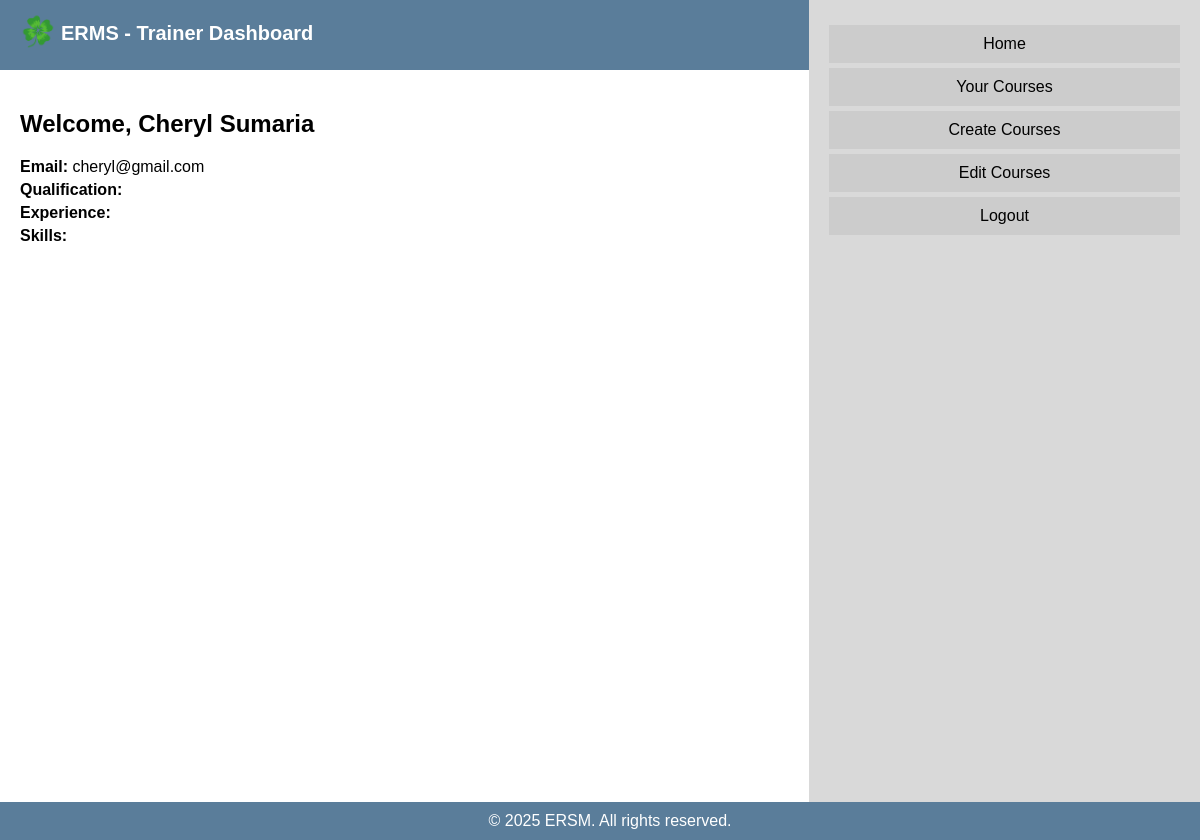
The app's page /create_course (signed in) with its own data.
### lms/models.py (models this page shows, shortened)
class TrainerRegistration(models.Model):
    user = models.OneToOneField(User, on_delete=models.CASCADE)
    status = models.BooleanField(default=True)
    role = models.CharField(default='trainer', max_length=20)

### lms/views.py (the view, shortened to what this page needs)
# urls.py: path('create_course', create_course, name="create_course"),
@login_required
def create_course(request):
    trainer = TrainerRegistration.objects.get(user=request.user)
    courses = Course.objects.filter(trainer=request.user)
    return render(request, 'lms/trainer_dashboard.html', {
        'trainer': trainer,
        'courses': courses
    })

### lms/templates/lms/trainer_dashboard.html (shortened to what this page needs)
{% load static %}
<!DOCTYPE html>
<html lang="en">
<head>
</head>
<body>
    <div class="header">
        <img src="{% static 'images/logo.png' %}" alt="Logo" style="height: 50px; vertical-align: middle;">
        ERMS - Trainer Dashboard
    </div>
    <div class="container">
        <h2>Welcome, {{ trainer.user.first_name }} {{ trainer.user.last_name }}</h2>
        <div class="profile-info">
            <p><strong>Email:</strong> {{ trainer.user.email }}</p>
            <p><strong>Qualification:</strong> {{ trainer.qualification }}</p>
            <p><strong>Experience:</strong> {{ trainer.experience }}</p>
            <p><strong>Skills:</strong> {{ trainer.skills }}</p>
        </div>
    </div>
    <div class="sidebar">
        <div class="nav-item" onclick="showSection('home')">Home</div>
        <div class="nav-item" onclick="showSection('your-courses')">Your Courses</div>
        <div class="nav-item" onclick="showSection('create-course')">Create Courses</div>
        <div class="nav-item" onclick="showSection('edit-course')">Edit Courses</div>
        <div class="nav-item"><a href="{% url 'lms:logout_trainer' %}" style="text-decoration: none; color: black;">Logout</a></div>
    </div>
    <div class="footer">
        © 2025 ERSM. All rights reserved.
    </div>
</body>
</html>

### lms/templates/lms/trainer_dashboard.html (style rules this page uses)
html, body { height: 100%; overflow: hidden; margin: 0; padding: 0; }
body { font-family: Arial, sans-serif; background: white; display: flex; flex-direction: column; }
.container { flex: 1; width: 1089px; padding: 20px; overflow: auto; }
.profile-info p { margin: 5px 0; }
.sidebar { width: 351px; background: #D9D9D9; height: 100vh; position: absolute; right: 0; top: 0; padding: 20px; }
.header { width: 100%; background: #5A7D9A; color: white; padding: 10px 20px; font-size: 20px; font-weight: 600; }
.footer { background: #5A7D9A; text-align: center; padding: 10px; position: fixed; bottom: 0; width: 100%; color: white; }
.nav-item { cursor: pointer; padding: 10px; margin: 5px 0; background: #ccc; text-align: center; }

### records on screen
TrainerRegistration: user.first_name "Cheryl", user.last_name "Sumaria", user.email "cheryl@gmail.com"
